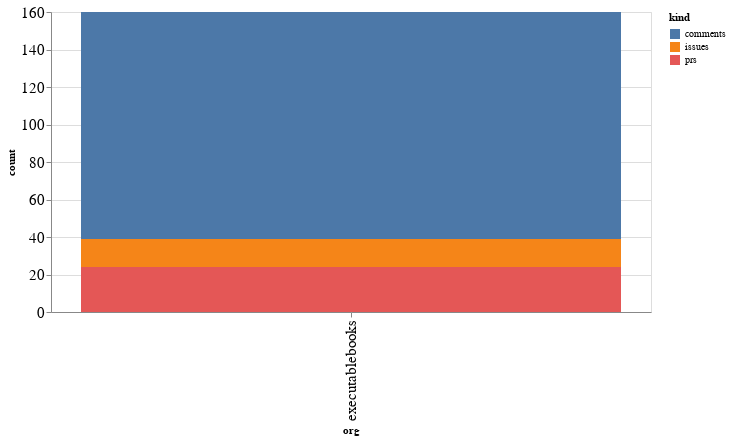

The cell this chart's notebook holds for it:
### Code cell
alt.Chart(org_summaries, width=600).mark_bar().encode(
    x='org',
    y='count',
    color='kind',
    tooltip="org"
)

### Figure 1 — Vega-Lite specification as saved in the notebook (floating-point values rounded to 4 significant figures)
{"config": {"axisLeft": {"labelFontSize": 15}, "axisBottom": {"labelFontSize": 15}}, "data": {"name": "data-42e95c00a17bdaa753c1d2e07d3c5d23"}, "mark": "bar", "encoding": {"color": {"type": "nominal", "field": "kind"}, "tooltip": {"type": "nominal", "field": "org"}, "x": {"type": "nominal", "field": "org"}, "y": {"type": "quantitative", "field": "count"}}, "width": 600, "$schema": "https://vega.github.io/schema/vega-lite/v4.8.1.json", "datasets": {"data-42e95c00a17bdaa753c1d2e07d3c5d23": [{"org": "executablebooks", "kind": "comments", "count": 121}, {"org": "executablebooks", "kind": "issues", "count": 15}, {"org": "executablebooks", "kind": "prs", "count": 24}]}}
